Frame 1 (no input): blank canvas, image omitted
Frame 60 (the mouse pressed at the canvas centre just before this capture): blank canvas, image omitted
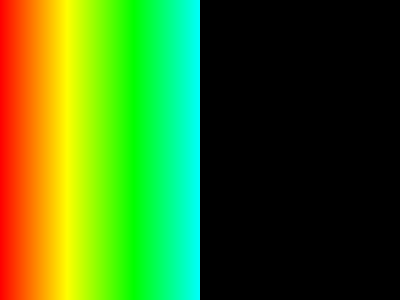
Frame 120 (the mouse held since frame 60 and released just before this capture)

The Processing sketch whose frames 1 and 60 were blank and that drew this single picture after the mouse press (run headless with seeded random() and noise(); from frame 60 on, the mouse is pressed at the canvas centre):

// Processing sketch: rainbowbar
// ── rainbowbar.pde
int spacing = 1; //<>//

void setup() {
  size(400,300);  
  colorMode(HSB);
}

void draw() {
  background(0);
  
  for(float x=0; x<mouseX; x+=spacing){
     
    float hue = x/width * 255;
    noStroke();
    println(hue);
    fill(hue, 255, 255);
    rect(x, 0, spacing, height);
  }
}
